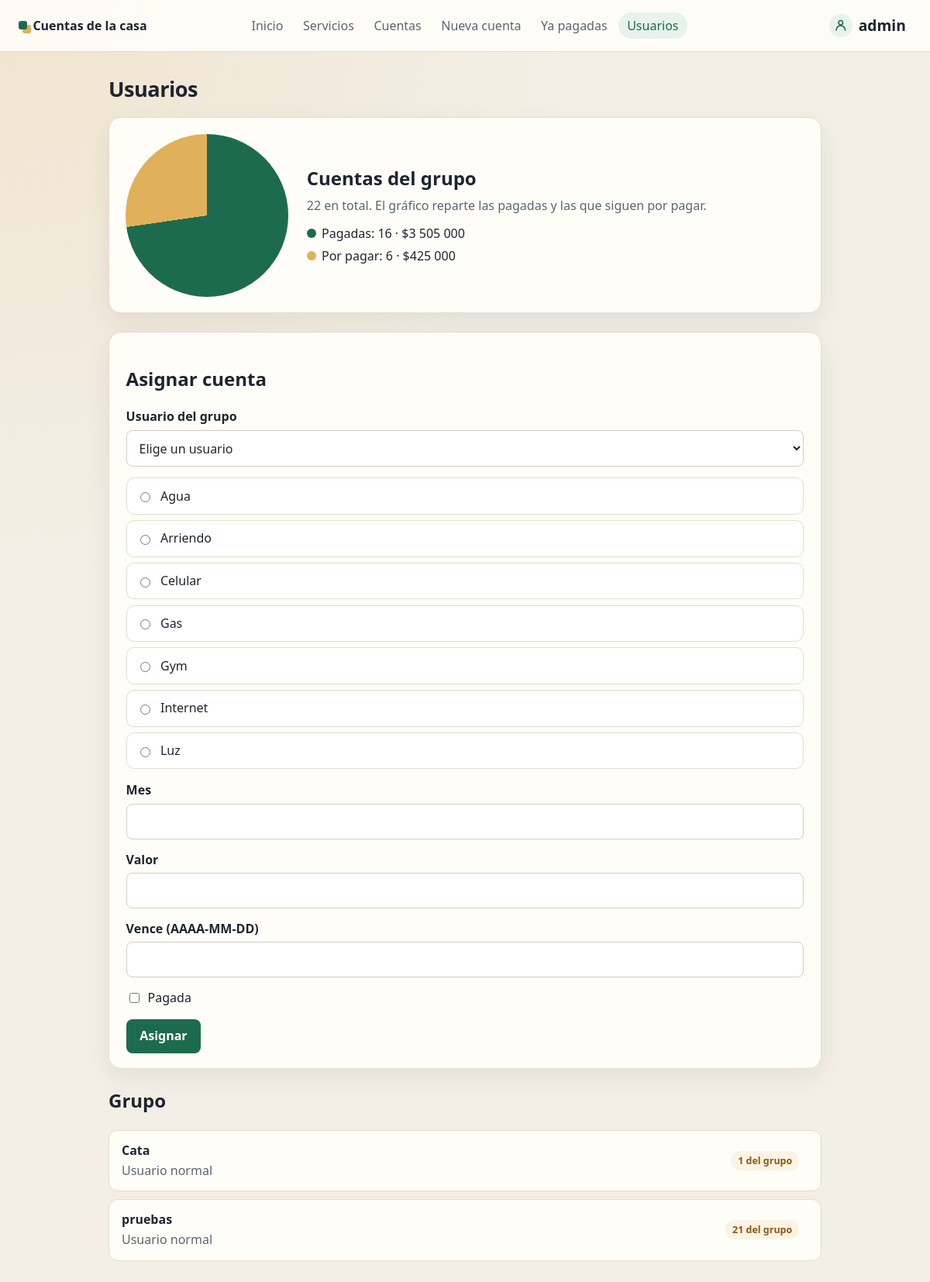
Page /cuentas/usuarios/ (signed in) on the committed database.
### cuentas/models.py (models this page shows, shortened)
class Servicio(models.Model):
    nombre = models.CharField(max_length=200)
    class Meta:
        verbose_name = "servicio"
        verbose_name_plural = "servicios"
    def __str__(self):
        return "%s" % self.nombre

class Usuario(models.Model):
    user = models.OneToOneField(settings.AUTH_USER_MODEL, on_delete=models.CASCADE, related_name="usuario")
    rol = models.ForeignKey(Rol, on_delete=models.PROTECT, related_name="usuarios")
    class Meta:
        verbose_name = "usuario"
        verbose_name_plural = "usuarios"
    def es_administrador(self):
        return self.rol.codigo == Rol.ADMINISTRADOR

### cuentas/views.py (the view)
# urls.py: path("usuarios/", views.panel, name="usuarios"),
@login_required
def panel(request):
    perfil = usuario_de(request)
    if not perfil.es_administrador():
        return render(request, "cuentas/sin_permiso.html", status=403)
    grupo = grupo_de_usuarios()
    error = None
    destino_id = None
    if request.method == "POST":
        datos = datos_del_formulario(request.POST)
        try:
            destino_id = int(request.POST.get("destino"))
        except (TypeError, ValueError):
            destino_id = None
        destino = Usuario.objects.filter(pk=destino_id, rol__codigo=Rol.USUARIO).first()
        if datos is None or destino is None:
            error = "Elige un usuario del grupo y revisa el servicio, el mes, el valor y la fecha (AAAA-MM-DD)."
            context = contexto_formulario(request.POST)
        else:
            datos["usuario"] = destino
            datos["alcance"] = Cuenta.GRUPO
            Cuenta.objects.create(**datos)
            return HttpResponseRedirect(reverse("cuentas:usuarios"))
    else:
        context = {
            "servicio_list": Servicio.objects.order_by("nombre"),
            "servicio_id": None,
            "mes": "",
            "valor": "",
            "vence": "",
            "pagada": False,
        }
    context.update(resumen_del_grupo())
    context["grupo"] = grupo
    context["destino_id"] = destino_id
    context["error_message"] = error
    return render(request, "cuentas/usuarios.html", context)

### cuentas/views.py (called while the page is built)
def usuario_de(request):
    try:
        return request.user.usuario
    except Usuario.DoesNotExist:
        codigo = Rol.ADMINISTRADOR if request.user.is_staff or request.user.is_superuser else Rol.USUARIO
        perfil, _ = Usuario.objects.get_or_create(user=request.user, defaults={"rol": Rol.obtener(codigo)})
        return perfil

def resumen(consulta):
    pagadas = consulta.filter(pagada=True).count()
    pendientes = consulta.filter(pagada=False).count()
    total = pagadas + pendientes
    porcentaje = f"{(pagadas * 100 / total):.1f}" if total else "0"
    return {
        "pagadas": pagadas,
        "pendientes": pendientes,
        "total": total,
        "porcentaje": porcentaje,
        "valor_pagadas": consulta.filter(pagada=True).aggregate(Sum("valor"))["valor__sum"] or 0,
        "valor_pendientes": consulta.filter(pagada=False).aggregate(Sum("valor"))["valor__sum"] or 0,
    }

def grupo_de_usuarios():
    cuentas = Cuenta.objects.filter(alcance=Cuenta.GRUPO).select_related("servicio").order_by("servicio__nombre", "mes")
    return (
        Usuario.objects.filter(rol__codigo=Rol.USUARIO)
        .select_related("user")
        .prefetch_related(Prefetch("cuenta_set", queryset=cuentas))
        .order_by("user__username")
    )

def resumen_del_grupo():
    return resumen(Cuenta.objects.filter(alcance=Cuenta.GRUPO))

### cuentas/templates/cuentas/usuarios.html (shortened to what this page needs)
{% extends "cuentas/base.html" %}
{% load humanize %}
{% block contenido %}
<h1>Usuarios</h1>
<section class="tablero">
    {% if total %}
    <div class="torta" style="--parte: {{ porcentaje }}%;" role="img" aria-label="{{ pagadas }} pagadas y {{ pendientes }} por pagar"></div>
    {% else %}
    <div class="torta vacia" role="img" aria-label="Sin cuentas"></div>
    {% endif %}
    <div>
        <h2>Cuentas del grupo</h2>
        <p class="meta">{{ total }} en total. El gráfico reparte las pagadas y las que siguen por pagar.</p>
        <ul class="leyenda">
            <li><span class="muestra pagada"></span> Pagadas: {{ pagadas }} · ${{ valor_pagadas|intcomma }}</li>
            <li><span class="muestra pendiente"></span> Por pagar: {{ pendientes }} · ${{ valor_pendientes|intcomma }}</li>
        </ul>
    </div>
</section>
<form class="formulario ancha" action="{% url 'cuentas:usuarios' %}" method="post">
<fieldset>
    <legend><h2>Asignar cuenta</h2></legend>
    <p class="campo">
        <label for="destino">Usuario del grupo</label>
        <select name="destino" id="destino">
            <option value="">Elige un usuario</option>
        </select>
    </p>
    <div class="opciones">
    {% for servicio in servicio_list %}
        <div class="opcion">
            <input type="radio" name="servicio" id="servicio{{ forloop.counter }}" value="{{ servicio.id }}" {% if servicio.id == servicio_id %}checked{% endif %}>
            <label for="servicio{{ forloop.counter }}">{{ servicio.nombre }}</label>
        </div>
    {% endfor %}
    </div>
    <p class="campo">
        <label for="mes">Mes</label>
        <input type="text" name="mes" id="mes" value="{{ mes }}">
    </p>
    <p class="campo">
        <label for="valor">Valor</label>
        <input type="text" name="valor" id="valor" value="{{ valor }}">
    </p>
    <p class="campo">
        <label for="vence">Vence (AAAA-MM-DD)</label>
        <input type="text" name="vence" id="vence" value="{{ vence }}">
    </p>
    <p class="casilla">
        <input type="checkbox" name="pagada" id="pagada" {% if pagada %}checked{% endif %}>
        <label for="pagada">Pagada</label>
    </p>
</fieldset>
<input type="submit" value="Asignar">
</form>
<h2 id="grupo">Grupo</h2>
{% if grupo %}
<ul class="filas">
    {% for persona in grupo %}
    <li>
        <div>
            <a class="nombre" href="#usuario-{{ persona.id }}">{{ persona.user.username }}</a>
            <p class="meta">Usuario normal</p>
        </div>
        <span class="estado pendiente">{{ persona.cuenta_set.all|length }} del grupo</span>
    </li>
    {% endfor %}
</ul>
{% else %}
<p class="vacio">No hay usuarios normales en el grupo.</p>
{% endif %}
{% endblock %}

### cuentas/templates/cuentas/base.html (shortened to what this page needs)
{% load static %}
<!DOCTYPE html>
<html lang="es">
<head>
    <link rel="stylesheet" href="{% static 'cuentas/estilos.css' %}">
</head>
<body>
    <header class="barra">
        <a class="marca" href="{% if user.is_authenticated %}{% url 'cuentas:index' %}{% else %}{% url 'cuentas:entrar' %}{% endif %}">Cuentas de la casa</a>
        {% if user.is_authenticated %}
        <nav class="menu">
            <a href="{% url 'cuentas:index' %}" {% if request.resolver_match.url_name == "index" %}class="activo"{% endif %}>Inicio</a>
            <a href="{% url 'cuentas:servicios' %}" >Servicios</a>
            <a href="{% url 'cuentas:lista' %}" {% if request.resolver_match.url_name == "lista" or request.resolver_match.url_name == "ver" %}class="activo"{% endif %}>Cuentas</a>
            <a href="{% url 'cuentas:crear' %}" {% if request.resolver_match.url_name == "crear" %}class="activo"{% endif %}>Nueva cuenta</a>
            <a href="{% url 'cuentas:pagadas' %}" {% if request.resolver_match.url_name == "pagadas" %}class="activo"{% endif %}>Ya pagadas</a>
            {% if user.usuario.rol.codigo == "administrador" %}
            <a href="{% url 'cuentas:usuarios' %}" {% if request.resolver_match.url_name == "usuarios" %}class="activo"{% endif %}>Usuarios</a>
            {% endif %}
        </nav>
        <details class="perfil">
            <summary>
                <svg class="icono-usuario" viewBox="0 0 24 24" aria-hidden="true">
                    <circle cx="12" cy="8" r="3.2"></circle>
                    <path d="M5.2 19.2a6.8 6.8 0 0 1 13.6 0"></path>
                </svg>
                <span>{{ user.username }}</span>
            </summary>
        </details>
        {% else %}
        <nav class="menu">
            <a href="{% url 'cuentas:entrar' %}" {% if request.resolver_match.url_name == "entrar" %}class="activo"{% endif %}>Entrar</a>
            <a href="{% url 'cuentas:registro' %}" {% if request.resolver_match.url_name == "registro" %}class="activo"{% endif %}>Registrarse</a>
        </nav>
        {% endif %}
    </header>
    <main class="pagina {% block clase %}{% endblock %}">
        {% block contenido %}{% endblock %}
    </main>
</body>
</html>

### rows in the picture
Servicio: servicio "☐ Agua", nombre "Agua"
Servicio: servicio "☐ Arriendo", nombre "Arriendo"
Servicio: servicio "☐ Celular", nombre "Celular"
Servicio: servicio "☐ Gas", nombre "Gas"
Servicio: servicio "☐ Gym", nombre "Gym"
Servicio: servicio "☐ Internet", nombre "Internet"
Servicio: servicio "☐ Luz", nombre "Luz"
Usuario: user.username "Cata", cuenta_set.all|length "1"
Usuario: user.username "pruebas", cuenta_set.all|length "21"

### other values in the picture
{{ user.username }} "admin"
{{ total }} "22"
{{ pagadas }} "16"
{{ valor_pagadas|intcomma }} "3 505 000"
{{ pendientes }} "6"
{{ valor_pendientes|intcomma }} "425 000"
